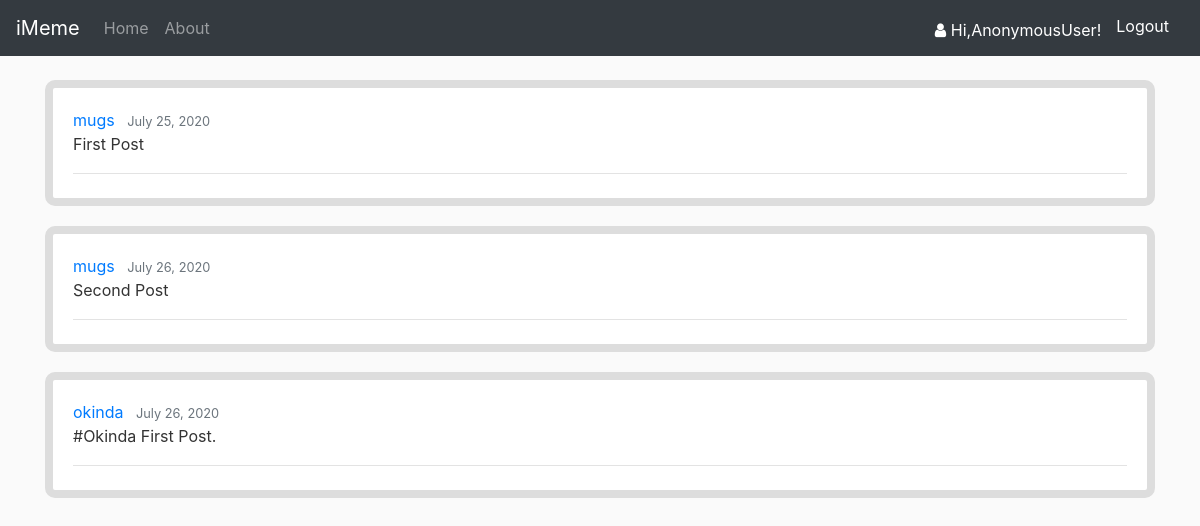
The page / on the database its author committed.
### accounts/models.py (models this page shows, shortened)
class Post(models.Model):
	content = models.TextField()
	date_created = models.DateTimeField(auto_now_add=True, null=True)
	blogger = models.ForeignKey(User, on_delete=models.CASCADE)

### accounts/views.py (the view)
# urls.py: path('', views.home, name='accounts-home'),
def home(request):
	posts = Post.objects.all()
	context = {'posts': posts}
	return render(request, 'accounts/home.html', context)

### accounts/templates/accounts/home.html
{% extends 'accounts/base.html' %}
{% load static %}
{% block content %}
	{% for post in posts %}
		<article class="media content-section">
			<div class="media-body">
				<div class="article-metadata">
					<a class="mr-2" href="{% url 'accounts-user' %}">{{ post.blogger }}</a>
					<small class="text-muted">{{ post.date_created|date:"N d, Y" }}</small>
					<p class="article-content">{{ post.content }}</p>
				</div>
			</div>
		</article>
	{% endfor %}
{% endblock content %}

### accounts/templates/accounts/base.html (shortened to what this page needs)
{% load static %}
<!DOCTYPE html>
<html>
<head>
	<link rel="stylesheet" href="https://stackpath.bootstrapcdn.com/bootstrap/4.3.1/css/bootstrap.min.css">
	<link href="https://maxcdn.bootstrapcdn.com/font-awesome/4.7.0/css/font-awesome.min.css" rel="stylesheet">
	<link rel="stylesheet" type="text/css" href="{% static 'accounts/base.css' %}">
</head>
<body>
	{% include 'accounts/navbar.html' %}
	<div class="container">
		{% block content %}
		{% endblock content %}
	</div>
</body>
</html>

### accounts/templates/accounts/navbar.html (shortened to what this page needs)
<nav class="navbar navbar-expand-lg navbar-dark bg-dark fixed-top">
  <a class="navbar-brand" href="#">iMeme</a>
  <div class="collapse navbar-collapse" id="navbarNav">
  	<div class="navbar-nav mr-auto">
    	<a class="nav-item nav-link" href="{% url 'accounts-home' %}">Home</a>
        <a class="nav-item nav-link" href="{% url 'accounts-about' %}">About</a>
    </div>
    <div class="navbar-nav">
        <span class="logo"><a ><i class="fa fa-user mt-2"></i> Hi,{{ request.user }}!</a></span>
        <span ><a class="logo mt-3" href="{% url 'accounts-logout' %}">Logout</a></span>
    </div>
  </div>
</nav>

### accounts/static/accounts/base.css (style rules this page uses)
body { background: #fafafa; color: #333333; margin-top: 5rem; }
.content-section { background: #ffffff; padding: 20px 20px; border: 8px solid #dddddd; border-radius: 10px; margin-bottom: 20px; }
.article-content { white-space: pre-line; }
.article-metadata { padding-bottom: 1px; margin-bottom: 4px; border-bottom: 1px solid #e3e3e3; }

### accounts/templates/accounts/navbar.html (style rules this page uses)
.logo { color: #fff; margin-right: 15px; }

### rows shown on the page
Post: blogger "mugs", date_created "July 25, 2020", content "First Post"
Post: blogger "mugs", date_created "July 26, 2020", content "Second Post"
Post: blogger "okinda", date_created "July 26, 2020", content "#Okinda First Post."

### other values the page prints
{{ request.user }} "AnonymousUser"
